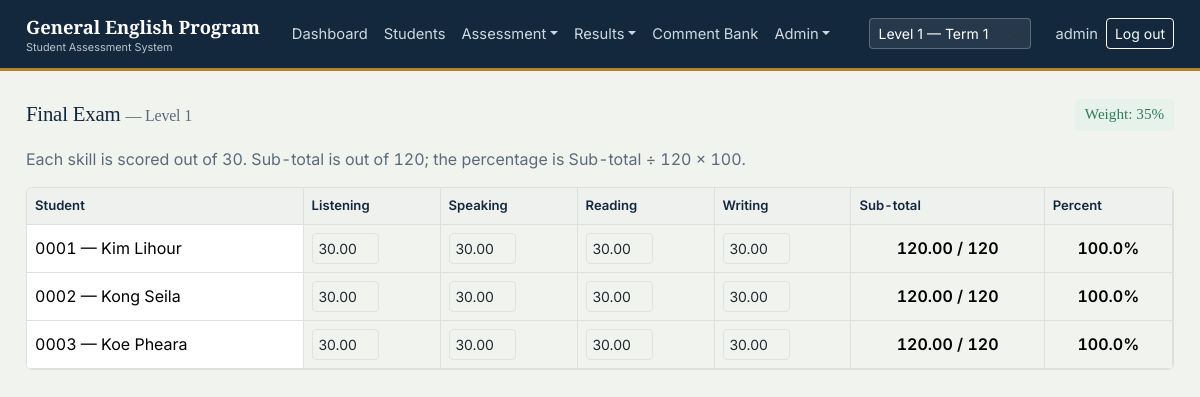
Screenshot of /exams/final/ (signed in) with the database file from the repository.
### gep/models.py (models this page shows, shortened)
class ClassGroup(models.Model):
    name = models.CharField(max_length=100)  # "Level 1"
    room = models.CharField(max_length=50, blank=True)
    term = models.ForeignKey(Term, related_name='classes', on_delete=models.CASCADE)
    book = models.CharField(max_length=150, blank=True)
    subject = models.CharField(max_length=100, default='GEP')
    total_class_days = models.PositiveIntegerField(default=20)
    class Meta:
        ordering = ['term', 'name']

class Enrollment(models.Model):
    STATUS_CHOICES = [('Active', 'Active'), ('Inactive', 'Inactive')]
    student = models.ForeignKey(StudentProfile, related_name='enrollments', on_delete=models.CASCADE)
    class_group = models.ForeignKey(ClassGroup, related_name='enrollments', on_delete=models.CASCADE)
    course = models.CharField(max_length=50, default='GEP')
    status = models.CharField(max_length=10, choices=STATUS_CHOICES, default='Active')
    class Meta:
        unique_together = ('student', 'class_group')
        ordering = ['class_group', 'student__student_code']

class StudentProfile(models.Model):
    GENDER_CHOICES = [('M', 'Male'), ('F', 'Female')]
    student_code = models.CharField(max_length=10, unique=True, editable=False, blank=True)
    khmer_name = models.CharField(max_length=150, blank=True)
    english_name = models.CharField(max_length=150)
    gender = models.CharField(max_length=1, choices=GENDER_CHOICES)
    date_of_birth = models.DateField(null=True, blank=True)
    phone = models.CharField(max_length=30, blank=True)
    email = models.EmailField(blank=True)
    class Meta:
        ordering = ['student_code']

class ExamResult(models.Model):
    MIDTERM = 'Midterm'
    FINAL = 'Final'
    EXAM_CHOICES = [(MIDTERM, 'Midterm'), (FINAL, 'Final')]
    enrollment = models.ForeignKey(Enrollment, related_name='exam_results', on_delete=models.CASCADE)
    exam_type = models.CharField(max_length=10, choices=EXAM_CHOICES)
    listening = models.DecimalField(max_digits=5, decimal_places=2, default=0)
    speaking = models.DecimalField(max_digits=5, decimal_places=2, default=0)
    reading = models.DecimalField(max_digits=5, decimal_places=2, default=0)
    writing = models.DecimalField(max_digits=5, decimal_places=2, default=0)
    class Meta:
        unique_together = ('enrollment', 'exam_type')
    @property
    def total(self):
        return self.listening + self.speaking + self.reading + self.writing
    @property
    def percent(self):
        return float(self.total) / 120 * 100

### gep/views.py (the view)
# urls.py: path('exams/<str:exam_type_slug>/', views.exam_entry, name='exam-entry'),
@class_scoped
def exam_entry(request, exam_type_slug):
    exam_type = EXAM_SLUGS.get(exam_type_slug)
    if not exam_type:
        raise Http404
    cls = request.current_class
    rows = []
    if cls:
        enrollments = Enrollment.objects.filter(class_group=cls, status='Active').select_related('student')
        results = {r.enrollment_id: r for r in ExamResult.objects.filter(enrollment__in=enrollments, exam_type=exam_type)}
        rows = [{'enrollment': e, 'result': results.get(e.id)} for e in enrollments]
    context = {
        'current_class': cls,
        'allowed_classes': request.allowed_classes,
        'exam_type': exam_type,
        'exam_type_slug': exam_type_slug,
        'rows': rows,
        'base_template': base_template(request),
    }
    return render(request, 'gep/exam_entry.html', context)

### gep/mixins.py (called while the page is built)
def get_allowed_classes(user):
    if user.is_superuser:
        return ClassGroup.objects.all()
    teacher = getattr(user, 'teacher', None)
    if not teacher:
        return ClassGroup.objects.none()
    return teacher.classes.all()

def resolve_current_class(request):
    allowed = get_allowed_classes(request.user)
    class_id = request.GET.get('class_id') or request.session.get('current_class_id')
    cls = None
    if class_id:
        cls = allowed.filter(pk=class_id).first()
        if not cls and not request.user.is_superuser:
            raise PermissionDenied("You are not assigned to this class.")
    if not cls:
        cls = allowed.first()
    if cls:
        request.session['current_class_id'] = cls.pk
    return cls, allowed

def class_scoped(view_func):
    @wraps(view_func)
    @login_required
    def wrapper(request, *args, **kwargs):
        request.current_class, request.allowed_classes = resolve_current_class(request)
        return view_func(request, *args, **kwargs)
    return wrapper

### gep/views.py (called while the page is built)
def base_template(request):
    return 'gep/_partial_base.html' if getattr(request, 'htmx', False) else 'gep/base.html'

### gep/templates/gep/exam_entry.html
{% extends base_template %}
{% block content %}
<div class="d-flex justify-content-between align-items-center mb-3 flex-wrap gap-2">
  <h2 class="font-serif mb-0" style="font-size:1.3rem;">
    {{ exam_type }} Exam {% if current_class %}<span class="text-slate fs-6">— {{ current_class.name }}</span>{% endif %}
  </h2>
  <span class="badge-grade grade-good">Weight: {% if exam_type_slug == 'midterm' %}30{% else %}35{% endif %}%</span>
</div>
{% if not current_class %}
<div class="sheet">No class available yet.</div>
{% else %}
<p class="text-slate">Each skill is scored out of 30. Sub-total is out of 120; the percentage is Sub-total &divide; 120 &times; 100.</p>
<div class="grid-wrap">
<table class="table gradebook mb-0">
  <thead>
    <tr><th class="name-col">Student</th><th>Listening</th><th>Speaking</th><th>Reading</th><th>Writing</th><th>Sub-total</th><th>Percent</th></tr>
  </thead>
  <tbody>
    {% for row in rows %}
      {% include 'gep/_exam_row.html' with enrollment=row.enrollment result=row.result %}
    {% empty %}
    <tr><td class="text-slate">No active students in this class yet.</td></tr>
    {% endfor %}
  </tbody>
</table>
</div>
{% endif %}
{% endblock %}

### gep/templates/gep/base.html (shortened to what this page needs)
{% load static %}<!DOCTYPE html>
<html lang="en">
<head>
<link rel="stylesheet" href="https://cdn.jsdelivr.net/npm/bootstrap@5.3.3/dist/css/bootstrap.min.css">
<link rel="stylesheet" href="https://cdn.jsdelivr.net/npm/bootstrap-icons@1.11.3/font/bootstrap-icons.css">
<link rel="stylesheet" href="{% static 'gep/css/custom.css' %}">
</head>
<body>
{% if user.is_authenticated %}
<nav class="navbar navbar-expand-lg gep-navbar" aria-label="Main navigation">
  <div class="gep-shell d-flex align-items-center w-100 py-0">
    <a class="navbar-brand me-4" href="{% url 'dashboard' %}">
      General English Program
      <small>Student Assessment System</small>
    </a>
    <div class="collapse navbar-collapse" id="navMain">
      <ul class="navbar-nav me-auto">
        <li class="nav-item"><a class="nav-link {% if request.resolver_match.url_name == 'dashboard' %}active{% endif %}" href="{% url 'dashboard' %}">Dashboard</a></li>
        <li class="nav-item"><a class="nav-link {% if request.resolver_match.url_name == 'students' %}active{% endif %}" href="{% url 'students' %}">Students</a></li>
        <li class="nav-item dropdown">
          <a class="nav-link dropdown-toggle" href="#" data-bs-toggle="dropdown">Assessment</a>
        </li>
        <li class="nav-item dropdown">
          <a class="nav-link dropdown-toggle" href="#" data-bs-toggle="dropdown">Results</a>
        </li>
        <li class="nav-item"><a class="nav-link" href="{% url 'comment-bank' %}">Comment Bank</a></li>
        {% if user.is_superuser %}
        <li class="nav-item dropdown">
          <a class="nav-link dropdown-toggle" href="#" data-bs-toggle="dropdown">Admin</a>
        </li>
        {% endif %}
      </ul>
      <ul class="navbar-nav align-items-lg-center">
        {% if allowed_classes and allowed_classes.count > 1 %}
        <li class="nav-item me-lg-3 my-2 my-lg-0 class-switcher">
          {% include 'gep/_class_switcher.html' %}
        </li>
        {% endif %}
        <li class="nav-item"><span class="nav-link disabled">{{ user.get_username }}</span></li>
        <li class="nav-item">
          <form method="post" action="{% url 'logout' %}">{% csrf_token %}
            <button type="submit" class="btn btn-sm btn-outline-light">Log out</button>
          </form>
        </li>
      </ul>
    </div>
  </div>
</nav>
{% endif %}
<div class="gep-shell">
  <div id="page-content">
    {% block content %}{% endblock %}
  </div>
</div>
</body>
</html>

### gep/templates/gep/_exam_row.html
<tr id="exam-row-{{ enrollment.id }}" hx-target="this" hx-swap="outerHTML">
  <td class="name-col">{{ enrollment.student.student_code }} — {{ enrollment.student.english_name }}</td>
  <td><input type="number" min="0" max="30" step="0.5" name="listening" value="{{ result.listening|default:0 }}"
             class="form-control form-control-sm"
             hx-post="{% url 'exam-save' enrollment.id exam_type_slug %}" hx-trigger="change" hx-include="closest tr"></td>
  <td><input type="number" min="0" max="30" step="0.5" name="speaking" value="{{ result.speaking|default:0 }}"
             class="form-control form-control-sm"
             hx-post="{% url 'exam-save' enrollment.id exam_type_slug %}" hx-trigger="change" hx-include="closest tr"></td>
  <td><input type="number" min="0" max="30" step="0.5" name="reading" value="{{ result.reading|default:0 }}"
             class="form-control form-control-sm"
             hx-post="{% url 'exam-save' enrollment.id exam_type_slug %}" hx-trigger="change" hx-include="closest tr"></td>
  <td><input type="number" min="0" max="30" step="0.5" name="writing" value="{{ result.writing|default:0 }}"
             class="form-control form-control-sm"
             hx-post="{% url 'exam-save' enrollment.id exam_type_slug %}" hx-trigger="change" hx-include="closest tr"></td>
  <td class="text-center fw-semibold">{{ result.total|default:0 }} / 120</td>
  <td class="text-center fw-semibold">{% if result %}{{ result.percent|floatformat:1 }}{% else %}0.0{% endif %}%</td>
</tr>

### gep/static/gep/css/custom.css (style rules this page uses)
:root { --ink: #14283d; --ink-soft: #1f3b57; --steel: #3d5a73; --brass: #b3842a; --brass-deep: #8f6a20; --paper: #f1f3ef; --surface: #ffffff; --slate: #5b6b7a; --line: #dce1e0; --good: #2f7d5a; --good-bg: #e7f2ec; --warn: #b9832e; --warn-bg: #faf1e2; --bad: #ab3d3d; --bad-bg: #f7e9e9; --excused: #5b6f86; --excused-bg: #eaeef2; --bs-primary: var(--ink); --bs-primary-rgb: 20, 40, 61; --bs-link-color: var(--ink-soft); --bs-link-hover-color: var(--brass-deep); --bs-body-bg: var(--paper); --bs-body-color: #212b33; --bs-border-radius: 0.35rem; --bs-border-radius-sm: 0.25rem; --bs-border-radius-lg: 0.45rem; --bs-font-sans-serif: 'Inter', 'Noto Sans Khmer', -apple-system, sans-serif; }
body { font-family: var(--bs-font-sans-serif); background-color: var(--paper); font-variant-numeric: tabular-nums; }
h1, h2, h3, h4, .font-serif { font-family: 'Source Serif 4', Georgia, serif; color: var(--ink); letter-spacing: -0.01em; }
a { text-decoration: none; }
.gep-navbar { background: var(--ink); border-bottom: 3px solid var(--brass); }
.gep-navbar .navbar-brand { font-family: 'Source Serif 4', Georgia, serif; font-weight: 600; font-size: 1.15rem; color: #fff; }
.gep-navbar .navbar-brand small { display: block; font-family: var(--bs-font-sans-serif); font-size: 0.68rem; color: #b9c3cd; font-weight: 400; margin-top: -2px; }
.gep-navbar .nav-link { color: #cfd8e0; font-size: 0.92rem; padding-top: 0.65rem; padding-bottom: 0.65rem; }
.gep-shell { max-width: 1180px; margin: 0 auto; padding: 1.75rem 1rem 3rem; }
.grid-wrap { overflow-x: auto; border: 1px solid var(--line); border-radius: var(--bs-border-radius); background: var(--surface); }
table.gradebook { margin-bottom: 0; border-collapse: separate; border-spacing: 0; }
table.gradebook th, table.gradebook td { vertical-align: middle; white-space: nowrap; border-bottom: 1px solid var(--line); border-right: 1px solid var(--line); }
table.gradebook thead th { background: #eef1ed; color: var(--ink); font-weight: 600; font-size: 0.82rem; position: sticky; top: 0; z-index: 2; }
table.gradebook td.name-col, table.gradebook th.name-col { position: sticky; left: 0; background: var(--surface); z-index: 1; text-align: left; white-space: normal; min-width: 170px; }
table.gradebook thead th.name-col { z-index: 3; background: #eef1ed; }
table.gradebook input[type="number"] { width: 4.2rem; text-align: center; padding: 0.25rem; }
.badge-grade { font-family: 'Source Serif 4', Georgia, serif; font-size: 0.95rem; padding: 0.3em 0.65em; border-radius: var(--bs-border-radius-sm); }
.badge-grade.grade-good { background: var(--good-bg); color: var(--good); }
.text-slate { color: var(--slate); }

### rows the page displays
ClassGroup: name "Level 1"
Enrollment: student.student_code "0001", student.english_name "Kim Lihour"
ExamResult: listening "30.00", speaking "30.00", reading "30.00", writing "30.00", total "120.00", percent "100.0"
Enrollment: student.student_code "0002", student.english_name "Kong Seila"
ExamResult: listening "30.00", speaking "30.00", reading "30.00", writing "30.00", total "120.00", percent "100.0"
Enrollment: student.student_code "0003", student.english_name "Koe Pheara"
ExamResult: listening "30.00", speaking "30.00", reading "30.00", writing "30.00", total "120.00", percent "100.0"

### other values shown
{{ user.get_username }} "admin"
{{ exam_type }} "Final"
form field class_id "Level 1 — Term 1"
